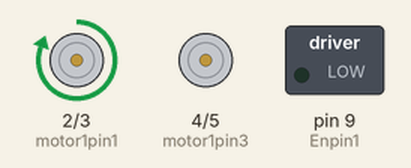
Recording of a sketch running on a simulated Arduino Uno, built with avr-gcc and run on an emulated ATmega328P. On the bench: motor-driver pin pairs drawn as motors (green arrow = first pin HIGH = forward, orange = second pin HIGH = backward, longer = more drive), switched loads named in the sketch (green lamp = pin HIGH).

Above: at 2.5 s.
At 5.1 s:
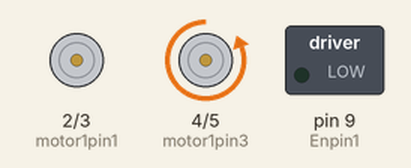
At 6.2 s:
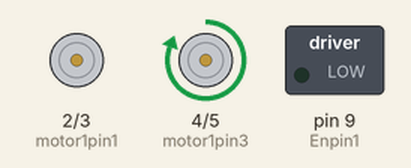
Timing chart, 0 to 9.4 s (numbered marks = the images above):
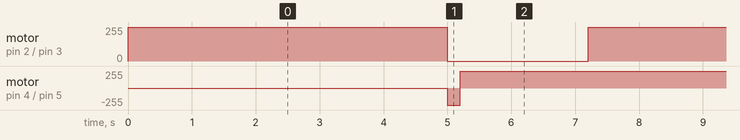

Measured:
- by itself, motor on pin 2 (motor1pin1) / pin 3 (motor1pin2): alternates forward 255/255 for 5.0 s and stopped for 2.2 s
- by itself, motor on pin 4 (motor1pin3) / pin 5 (motor1pin4): alternates forward 255/255 for 7.0 s and backward 255/255 for 0.20 s

The sketch:

L298N.ino
```cpp
int motor1pin1=2;
int motor1pin2=3;
int motor1pin3=4;
int motor1pin4=5;
int Enpin1=9;

void setup() {
  pinMode(motor1pin1, OUTPUT);
  pinMode(motor1pin2, OUTPUT);
  pinMode(motor1pin3, OUTPUT);
  pinMode(motor1pin4, OUTPUT);
  pinMode(Enpin1, OUTPUT);
 }

void loop() {
  //motor a
  digitalWrite(motor1pin1, HIGH);
  digitalWrite(motor1pin2, LOW);
  delay(5000);
  digitalWrite(motor1pin1, LOW);
  digitalWrite(motor1pin2, LOW);
  //motor b
  digitalWrite(motor1pin3, LOW);
  digitalWrite(motor1pin4, HIGH);
  delay(200);
  digitalWrite(motor1pin3, HIGH);
  digitalWrite(motor1pin4, LOW);

  //motor b
  //digitalWrite(motor1pin3, LOW);
  //digitalWrite(motor1pin4, LOW);
  delay(2000);

  //motor


}
```
